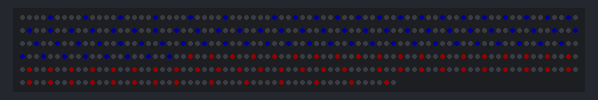
The sketch below on a simulated Arduino Uno, built with avr-gcc and run on an emulated ATmega328P. On the bench: 454 RGB LEDs in strip order, left to right, continuing on the next row. Dim RGB values are drawn brighter than linear.

Above: at 0.18 s.
At 4.95 s:
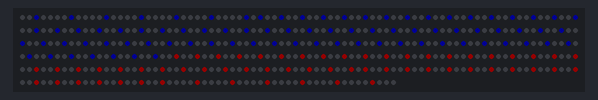
At 10.04 s:
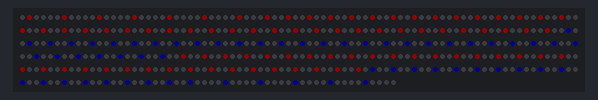
At 19.91 s:
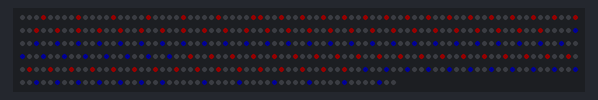
At 29.78 s:
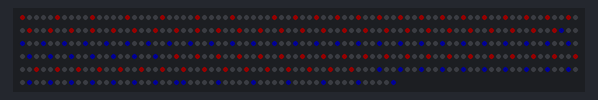
At 39.65 s:
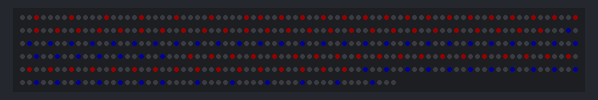

The sketch:

PSU.ino
```cpp
#include <Adafruit_NeoPixel.h>

#define PIN            6
#define NUMPIXELS      454

Adafruit_NeoPixel pixels = Adafruit_NeoPixel(NUMPIXELS, PIN, NEO_GRB + NEO_KHZ800);

int delayVal = 100; // delay for half a second

//byte *led_pointers[10];

void theaterChase(uint32_t color, int start, int numLed, int velocity, int stepSize) {
  byte offset = millis() / velocity % abs(stepSize);
  if (stepSize > 0) {
    for (int c = offset + start; c < numLed + start; c += stepSize) {
      pixels.setPixelColor(c, color); // Set pixel 'c' to value 'color'
    }
  }
  else {
    for (int c = start - offset - stepSize - 1; c < numLed + start; c -= stepSize) {
      pixels.setPixelColor(c, color); // Set pixel 'c' to value 'color'
    }
  }
}


void setup() {
  Serial.begin(9600);
  pixels.begin(); // This initializes the NeoPixel library.
}

void loop() {
  //  theaterChase(pixels.Color(Red, Green, Blue), Start, NumLeds, Interval, stepSize);
   int dir = (millis()/1000%2)*2-1;
   int col1 = (millis()/1000%2);
   int col2 = ((millis()/1000)+1)%2;

  // 230V AC
  theaterChase(pixels.Color(20*col1, 0, 20*col2), 0, 34, 10, 5*dir);         // Top
  theaterChase(pixels.Color(20*col2, 0, 20*col1), 423, 31, 10, 5*dir);       //Bottom

  // 12V AC
  theaterChase(pixels.Color(20*col1, 0, 20*col2), 34, 123, 25, 3*dir);    // Top
  theaterChase(pixels.Color(20*col2, 0, 20*col1), 369, 54, 25, 3*dir);   // Bottom

  // 12V DC
  theaterChase(pixels.Color(20, 0, 0), 262, 107, 25, -3);   // Top
  theaterChase(pixels.Color(0, 0, 20), 157, 105, 25, -3);  // Bottom
  pixels.show(); // Update strip with new contents
  pixels.clear();
  // pixels.fill(pixels.Color(0, 0, 0), 0, 454);

}
```
